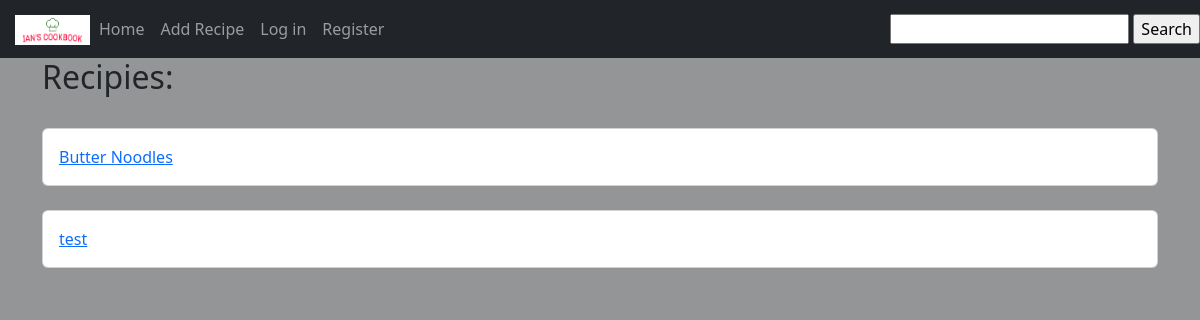
Before: / with the older database file.
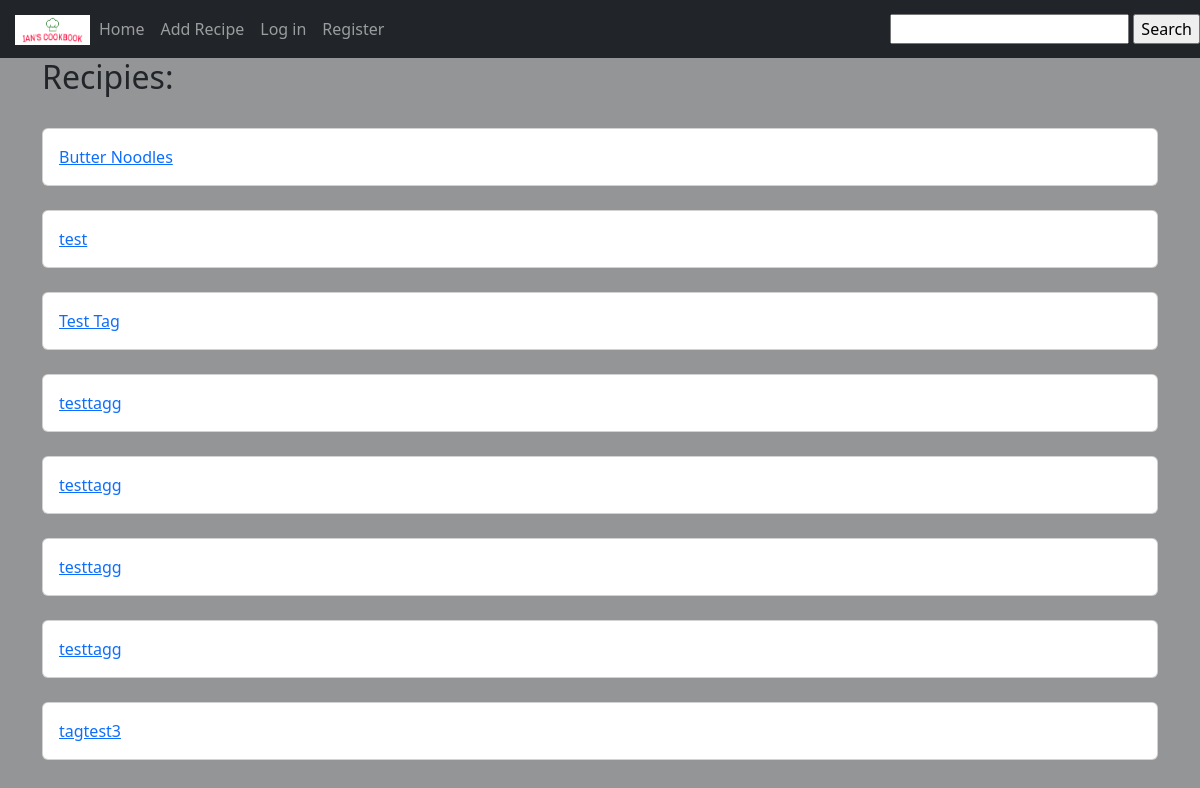
After: the same page with the newer database file.
### website/models.py (models this page shows)
class recipeMaster(db.Model):
    __tablename__ = 'recipemaster'
    id = db.Column(db.Integer, primary_key=True)
    recipe_name = db.Column(db.String(50))
    steps = db.Column(db.String(2000))
    created_by = db.Column(db.String(50))

### website/views.py (the view)
@views.route('/')
def home():
    rows = recipeMaster.query.all()
    return render_template("index.html", rows=rows, id=id)

### website/templates/index.html
{% extends "base.html" %} {% block title %}Ian's Cookbook{% endblock %}
{% block content %}
<H2> Recipies:</H2>
<br>
{% for row in rows %}
<div class="card">
    <div class="card-body">
        <a id = 'recipeBase' href = {{ url_for("views.recipeBase", id=row.id) }}>
    <tr>
        <td>{{ row.recipe_name }}</td>
    </tr>
    </a>
    </div>
    </div>
    <br>
{% endfor %}
{% endblock %}

### website/templates/base.html (shortened to what this page needs)
<!DOCTYPE html>
    <html lang="en">
        <head>
            <link href="https://cdn.jsdelivr.net/npm/bootstrap@5.2.0/dist/css/bootstrap.min.css" rel="stylesheet">
            <link rel="stylesheet" href="{{url_for('static', filename='./style.css')}}">
        </head>
        <body>
            <nav class="navbar navbar-expand-lg navbar-dark bg-dark">
                <a class="navbar-brand" href="#">
                    <img src="{{url_for('static', filename='./logo.png')}}" width="30" height="30" alt=""/>
                  </a>
                <div class="collapse navbar-collapse" id="navbar">
                    <div class="navbar-nav">
                        <a class="nav-item nav-link" id="home" href="/">Home</a>
                        <a class="nav-item nav-link" id="addRecipe" href="/add_recipe">Add Recipe</a>
                        <a class="nav-item nav-link" id="Login" href="/login">Log in</a>
                        <a class="nav-item nav-link" id="Register" href="/register">Register</a>
                    </div>
                </div>
                <form method="POST">
                    <input type="text" autofocus="autofocus" name="search_string">
                    <input type="submit" formaction="/search" value="Search">
                </form>
            </nav>
            <div class="container">
                {% block content %}
                {% endblock %}
            </div>
        </body>
    </html>

### website/static/style.css (style rules this page uses)
body { background-color:#7d7e7fd0; }
.navbar-brand { position: relative; left: 15px; width: 75px; }
.navbar-brand > img { width: 100%; }

Changed rows visible on the page:
added recipeMaster: recipe_name "Test Tag"
added recipeMaster: recipe_name "testtagg"
added recipeMaster: recipe_name "testtagg"
added recipeMaster: recipe_name "testtagg"
added recipeMaster: recipe_name "testtagg"
added recipeMaster: recipe_name "tagtest3"
